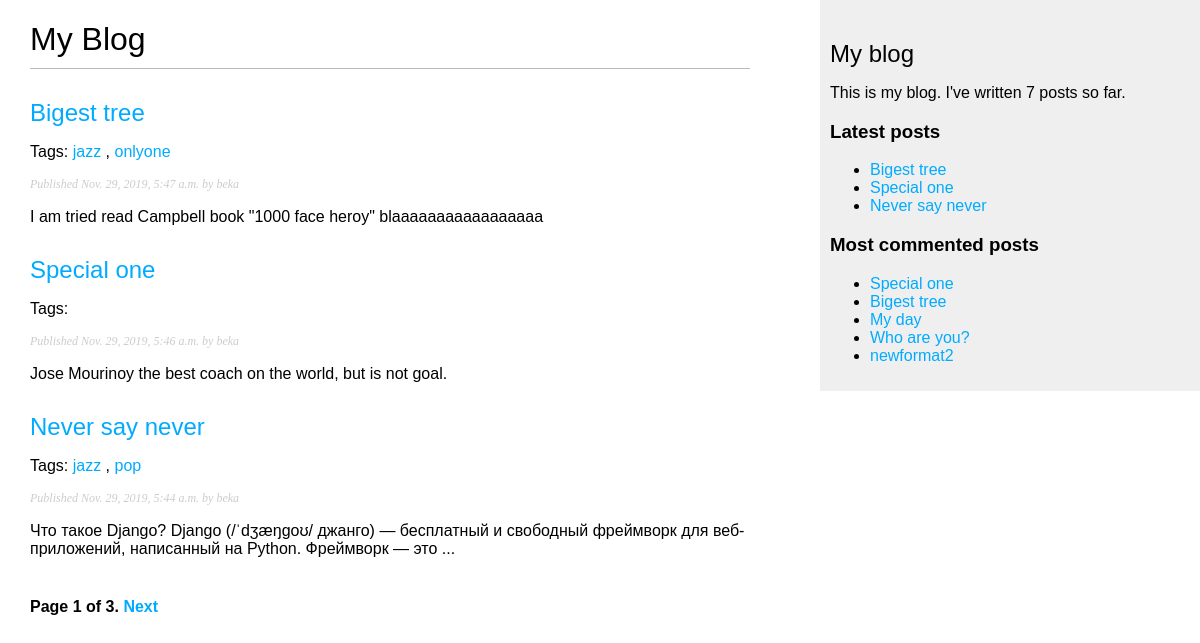
The page /blog/ on the database as committed earlier.
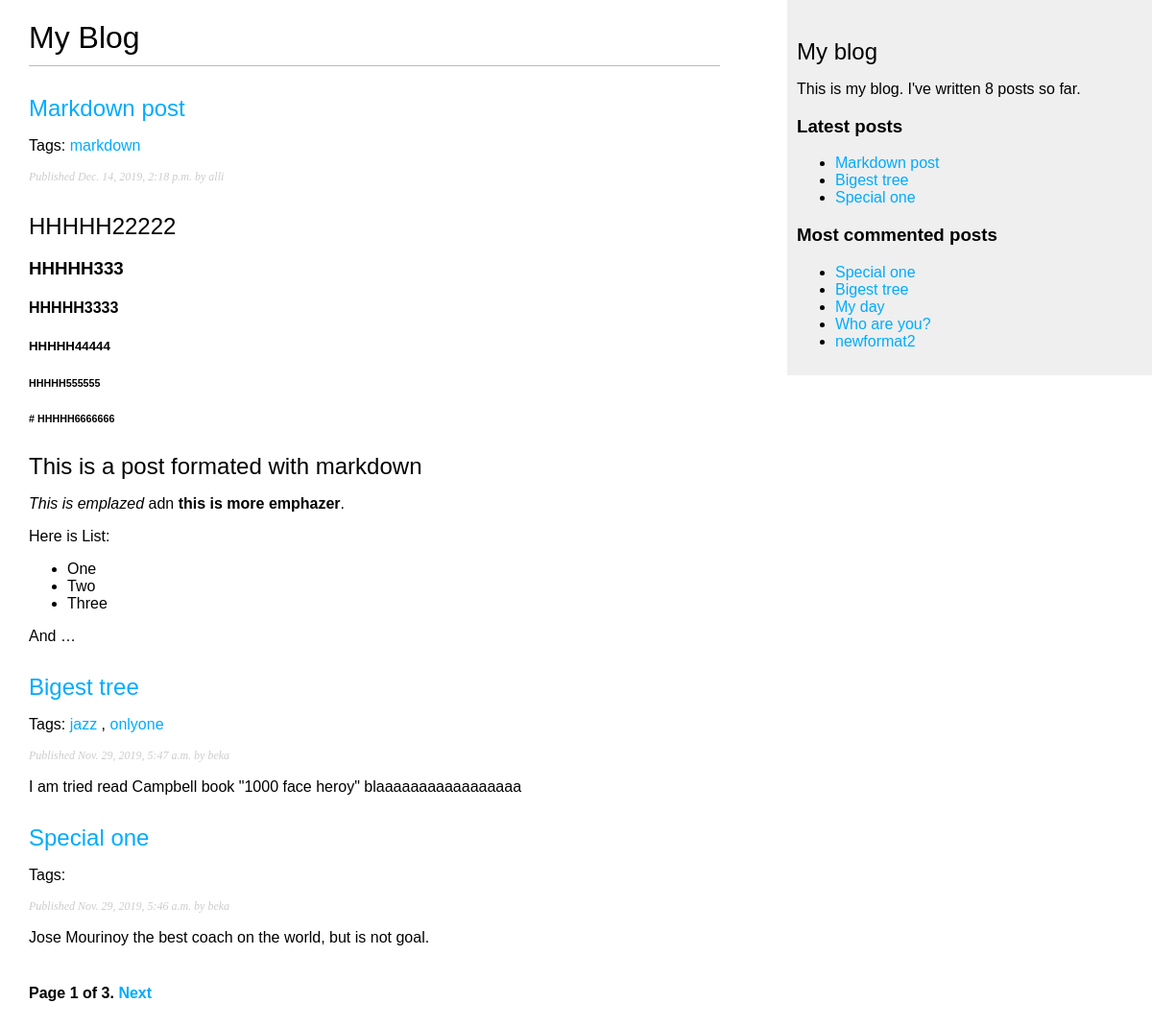
The same page on the database as committed later.
### blog/models.py (models this page shows, shortened)
class Post(models.Model):
    STATUS_CHOICES = (
        ("draft", "Draft"),
        ("published", "Published"),
    )
    title = models.CharField(max_length=250)
    slug = models.SlugField(max_length=250, unique_for_date="publish")
    author = models.ForeignKey(User, on_delete=models.CASCADE, related_name="blog_post")
    body = models.TextField()
    publish = models.DateTimeField(default=timezone.now)
    created = models.DateTimeField(auto_now_add=True)
    updated = models.DateTimeField(auto_now=True)
    status = models.CharField(max_length=10, choices=STATUS_CHOICES, default="draft")
    objects = models.Manager()  # Менеджер по умолчанию
    published = PublishedManager()  # Our new manager
    tags = TaggableManager()
    class Meta:
        ordering = ("-publish",)
    def get_absolute_url(self):
        return reverse(
            "blog:post_detail",
            args=[self.publish.year, self.publish.month, self.publish.day, self.slug],
        )

### blog/views.py (the view)
# urls.py: path("", views.post_list, name="post_list"),
def post_list(request, tag_slug=None):
    object_list = Post.published.all()
    tag = None
    if tag_slug:
        tag = get_object_or_404(Tag, slug=tag_slug)
        object_list = object_list.filter(tags__in=[tag])
    paginator = Paginator(object_list, 3)  # По 3 статьи на каждой странице.
    page = request.GET.get("page")
    try:
        posts = paginator.page(page)
    except PageNotAnInteger:
        posts = paginator.page(1)
    except EmptyPage:
        posts = paginator.page(paginator.num_pages)
    return render(
        request, "blog/post/list.html", {"page": page, "posts": posts, "tag": tag}
    )

### blog/models.py (called while the page is built)
    def get_queryset(self):
        return super().get_queryset().filter(status="published")

### blog/templatetags/blog_tags.py (called while the page is built)
@register.simple_tag
def total_posts():
    return Post.published.count()

@register.inclusion_tag("blog/post/latest_posts.html")
def show_latest_posts(count=5):
    latest_posts = Post.published.order_by("-publish")[:count]
    return {"latest_posts": latest_posts}

@register.simple_tag
def get_most_commented_posts(count=5):
    return Post.published.annotate(total_comments=Count("comments")).order_by(
        "-total_comments"
    )[:count]

@register.filter(name="markdown")
def markdown_format(text):
    return mark_safe(markdown.markdown(text))

### blog/templates/blog/post/list.html (shortened to what this page needs)
{% extends "blog/base.html" %}
{% load blog_tags %}
{% block content %}
    <h1>My Blog</h1>
    {% for post in posts %}
        <h2>
            <a href="{{ post.get_absolute_url }}">{{ post.title }}</a>
        </h2>
        <p class="tags">
            Tags:
            {% for tag in post.tags.all %}
                <a href="{% url "blog:post_list_by_tag" tag.slug %}">{{ tag.name }}</a>
                {% if not forloop.last %}, {% endif %}
            {% endfor %}
        </p>
        <p class="date">Published {{ post.publish }} by {{ post.author }}</p>
        {{ post.body|markdown|truncatewords_html:30 }}
    {% endfor %}
    {% include "pagination.html" with page=posts %}
{% endblock %}

### blog/templates/blog/base.html (shortened to what this page needs)
{% load blog_tags %}
{% load static %}
<!DOCTYPE html>
<html>
<head>
    <link rel="stylesheet" href="{% static 'css/blog.css' %}">
</head>
<body>
    <div id="content">
        {% block content %}{% endblock %}
    </div>
    <div id="sidebar">
        <h2>My blog</h2>
        <p>This is my blog. I've written {% total_posts %} posts so far.</p>
        <h3>Latest posts</h3>
        {% show_latest_posts 3 %}
        <h3>Most commented posts</h3>
        {% get_most_commented_posts as most_commented_posts %}
        <ul>
            {% for post in most_commented_posts %}
                <li><a href="{{ post.get_absolute_url }}">{{ post.title }}</a></li>
            {% endfor %}
        </ul>
    </div>
</body>
</html>

### blog/templates/pagination.html (shortened to what this page needs)
<div class="pagination">
    <span class="step-links">
        <span class="current">
            Page {{ page.number }} of {{ page.paginator.num_pages }}.
        </span>
        {% if page.has_next %}
        <a href="?page={{ page.next_page_number }}">Next</a>
        {% endif %}
    </span>
</div>

### blog/templates/blog/post/latest_posts.html
<ul>
    {% for post in latest_posts %}
        <li><a href="{{ post.get_absolute_url }}">{{ post.title }}</a></li>
    {% endfor %}
</ul>

### blog/static/css/blog.css (style rules this page uses)
body { margin:0; padding:0; font-family:helvetica, sans-serif; }
a { color:#00abff; text-decoration:none; }
h1 { font-weight:normal; border-bottom:1px solid #bbb; padding:0 0 10px 0; }
h2 { font-weight:normal; margin:30px 0 0; }
#content { float:left; width:60%; padding:0 0 0 30px; }
#sidebar { float:right; width:30%; padding:10px; background:#efefef; height:100%; }
p.date { color:#ccc; font-family: georgia, serif; font-size: 12px; font-style: italic; }
.pagination { margin:40px 0; font-weight:bold; }

Rows that differ between the two databases and show on the page:
no longer on this page (row unchanged): Post: title "Never say never", publish "Nov. 29, 2019, 5:44 a.m.", author "beka", body "Что такое Django? Django (/ˈdʒæŋɡoʊ/ джанго) — бесплатный и свободный фреймворк для веб-приложений, написанный на Python. Фреймворк — это ...", Tag (name "jazz")
no longer on this page (row unchanged): Tag: name "pop", shown under "Never say never"
added Post: title "Markdown post", publish "Dec. 14, 2019, 2:18 p.m.", author "alli", body "HHHHH22222 HHHHH333 HHHHH3333 HHHHH44444 HHHHH555555 # HHHHH6666666 This is a post formated with markdown This is emplazed adn this is more emphazer . Here is List: One Two Three And …"
added Tag: name "markdown", shown under "Markdown post"
Other text that changed with them:
text no longer shown: "7"
text now shown: "8"
